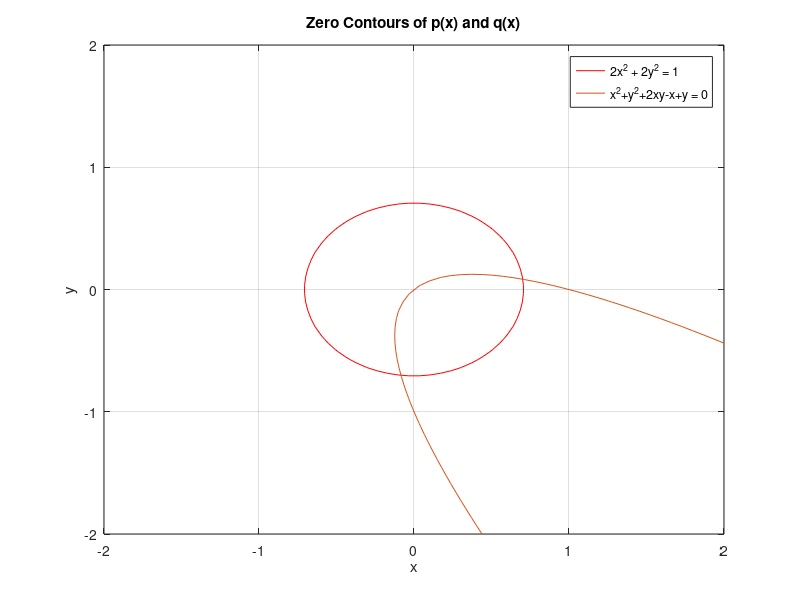

Here is the MATLAB script that generated this plot:
function q7a

ez1 = ezplot('2*x^2 + 2*y^2 - 1', [-2,2,-2,2]);
hold on
ez2 = ezplot('x^2+y^2+2*x*y-x+y', [-2,2,-2,2]);
grid on;
set(ez1,'color',[1 0 0]);
title('Zero Contours of p(x) and q(x)');
legend('2x^2 + 2y^2 = 1', 'x^2+y^2+2xy-x+y = 0');
hold off

end